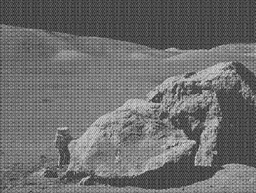
#> input picture moonlanding.png, 256 x 193 px, shrunk from 630 x 474 before the run
$ jupyter execute 'fourrier plots.ipynb'
#> lines starting #> are read from the running program, lines starting #| are printed output that depends on the picture
#> further down, img is the input picture: shape (193, 256); min 26, max 224, mean 108.3
### src/helpers.py
import math
import numpy as np


def NextPowerOfTwo(number):
    # Returns next power of two following 'number'
    return math.ceil(math.log(number,2))

def pad_image(x):
    w, h = x.shape
#> w = 193; h = 256

    # width
    nextPower = NextPowerOfTwo(w)
#> nextPower = 8
    deficit_w = int(math.pow(2, nextPower) - w)
#> deficit_w = 63

    # height
    nextPower = NextPowerOfTwo(h)
    deficit_h = int(math.pow(2, nextPower) - h)
#> deficit_h = 0

    x = np.pad(x, ((0, deficit_w), (0, deficit_h)), mode='constant')
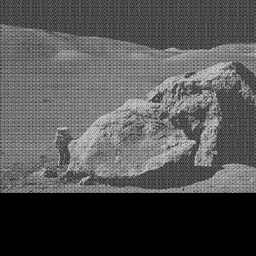
#> x: shape (256, 256); min 0, max 224, mean 81.6

    return x


### src/my_fourrier.py
import numpy as np
import math
from helpers import pad_image


from scipy.sparse import csr_matrix
import scipy.sparse


def DFT(x):
    N = len(x)
    n = np.arange(N)
    k = n.reshape((N, 1))

    temp = np.e ** ((-2j * math.pi * k * n) / N)

    return np.dot(x, temp)

# [8 lines left out: function IDFT, not called in this run]


def FFT(x, size = 256):
    if len(x) > size:
        even = FFT(x[::2])
        odd = FFT(x[1::2])

        N = len(x)
        n = np.arange(N)

        temp = np.e ** ((-2j * math.pi * n) / N)
        return np.concatenate((even + temp[:int(math.floor(N/2))] * odd,
                              even + temp[int(math.ceil(N/2)):] * odd), axis=0)

    else:
        return DFT(x)

# [5 lines left out: function IFFT, not called in this run]


def FFT2(x):
    result = np.empty_like(x, dtype = complex)
    w, h = x.shape
#> w = 256; h = 256

    for i in range(w):
        result[i, :] = FFT(x[i, :])

    for i in range(h):
        result[:, i] = FFT(result[:, i])

    return result

# [106 lines left out: functions DFT2, IFFT2_helper, IFFT2, denoise_frequency, denoise_cutoff, compress_frequency_cutoff and 1 more, not called in this run]


### notebooks/fourrier plots.ipynb
[cell 1]
import numpy as np
import matplotlib.pyplot as plt
import matplotlib.colors as colors
import cv2
import math

import sys
sys.path.insert(0, '../src')

from my_fourrier import *
from helpers import *

[cell 2]
img = cv2.imread("../moonlanding.png", cv2.IMREAD_GRAYSCALE)
img = pad_image(img)

[cell 3]
result = FFT2(img)

[cell 4]
temp = result.real
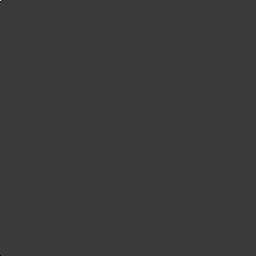
#> temp: shape (256, 256) float64; min -1592842.1, max 5349695, mean 60; drawn with min black and max white

[cell 5]
plt.figure(figsize=(20, 20))

plt.subplot(121), plt.imshow(img, cmap='gray')
plt.title("Original image"), plt.xticks([]), plt.yticks([])
plt.subplot(122), plt.imshow(temp, norm=colors.LogNorm(vmin=5))
plt.title("Transformed image"), plt.xticks([]), plt.yticks([])

plt.show()
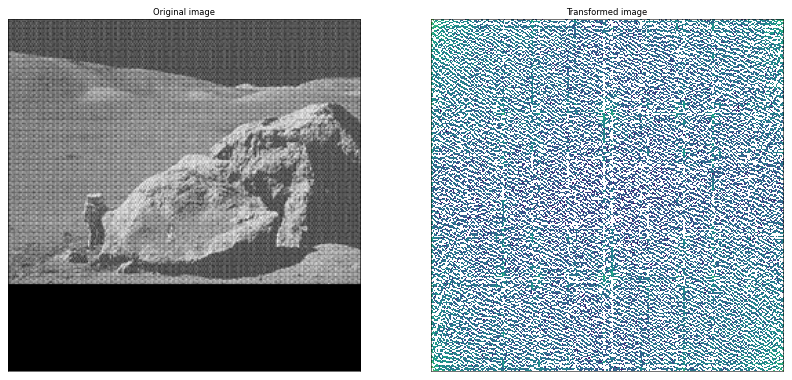
#> figure drawn by matplotlib, 2 panels

[cell 6]
plt.figure(figsize=(10, 10))

plt.subplot(121), plt.imshow(np.fft.fft2(img).real, norm=colors.LogNorm(vmin=5))
plt.title("Numpy built-in fourier transform"), plt.xticks([]), plt.yticks([])
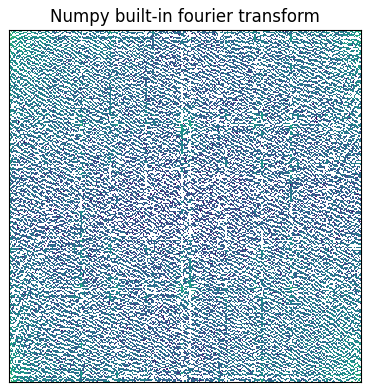
#> figure drawn by matplotlib, 1 panel
